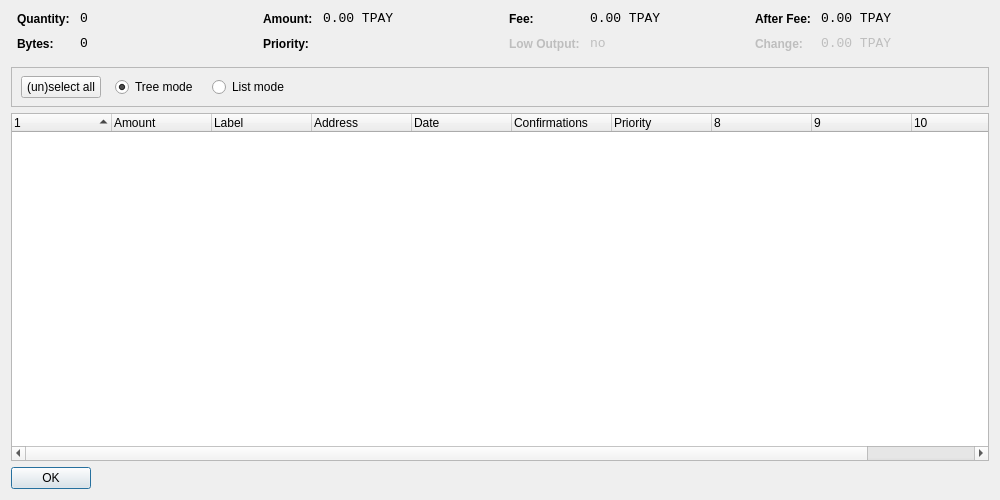
<?xml version="1.0" encoding="UTF-8"?>
<ui version="4.0">
 <class>CoinControlDialog</class>
 <widget class="QDialog" name="CoinControlDialog">
  <property name="geometry">
   <rect>
    <x>0</x>
    <y>0</y>
    <width>1000</width>
    <height>500</height>
   </rect>
  </property>
  <property name="windowTitle">
   <string>Coin Control</string>
  </property>
  <layout class="QVBoxLayout" name="verticalLayout">
   <item>
    <layout class="QHBoxLayout" name="horizontalLayoutTop" stretch="0,0,0,0">
     <property name="topMargin">
      <number>0</number>
     </property>
     <property name="bottomMargin">
      <number>10</number>
     </property>
     <item>
      <layout class="QFormLayout" name="formLayoutCoinControl1">
       <property name="horizontalSpacing">
        <number>10</number>
       </property>
       <property name="verticalSpacing">
        <number>10</number>
       </property>
       <property name="leftMargin">
        <number>6</number>
       </property>
       <property name="rightMargin">
        <number>6</number>
       </property>
       <item row="0" column="0">
        <widget class="QLabel" name="labelCoinControlQuantityText">
         <property name="styleSheet">
          <string notr="true">font-weight:bold;</string>
         </property>
         <property name="text">
          <string>Quantity:</string>
         </property>
        </widget>
       </item>
       <item row="0" column="1">
        <widget class="QLabel" name="labelCoinControlQuantity">
         <property name="font">
          <font>
           <family>Monospace</family>
           <pointsize>10</pointsize>
          </font>
         </property>
         <property name="cursor">
          <cursorShape>IBeamCursor</cursorShape>
         </property>
         <property name="contextMenuPolicy">
          <enum>Qt::ActionsContextMenu</enum>
         </property>
         <property name="text">
          <string notr="true">0</string>
         </property>
         <property name="textInteractionFlags">
          <set>Qt::LinksAccessibleByMouse|Qt::TextSelectableByKeyboard|Qt::TextSelectableByMouse</set>
         </property>
        </widget>
       </item>
       <item row="1" column="0">
        <widget class="QLabel" name="labelCoinControlBytesText">
         <property name="styleSheet">
          <string notr="true">font-weight:bold;</string>
         </property>
         <property name="text">
          <string>Bytes:</string>
         </property>
        </widget>
       </item>
       <item row="1" column="1">
        <widget class="QLabel" name="labelCoinControlBytes">
         <property name="font">
          <font>
           <family>Monospace</family>
           <pointsize>10</pointsize>
          </font>
         </property>
         <property name="cursor">
          <cursorShape>IBeamCursor</cursorShape>
         </property>
         <property name="contextMenuPolicy">
          <enum>Qt::ActionsContextMenu</enum>
         </property>
         <property name="text">
          <string notr="true">0</string>
         </property>
         <property name="textInteractionFlags">
          <set>Qt::LinksAccessibleByMouse|Qt::TextSelectableByKeyboard|Qt::TextSelectableByMouse</set>
         </property>
        </widget>
       </item>
      </layout>
     </item>
     <item>
      <layout class="QFormLayout" name="formLayoutCoinControl2">
       <property name="horizontalSpacing">
        <number>10</number>
       </property>
       <property name="verticalSpacing">
        <number>10</number>
       </property>
       <property name="leftMargin">
        <number>6</number>
       </property>
       <property name="rightMargin">
        <number>6</number>
       </property>
       <item row="0" column="0">
        <widget class="QLabel" name="labelCoinControlAmountText">
         <property name="styleSheet">
          <string notr="true">font-weight:bold;</string>
         </property>
         <property name="text">
          <string>Amount:</string>
         </property>
        </widget>
       </item>
       <item row="0" column="1">
        <widget class="QLabel" name="labelCoinControlAmount">
         <property name="font">
          <font>
           <family>Monospace</family>
           <pointsize>10</pointsize>
          </font>
         </property>
         <property name="cursor">
          <cursorShape>IBeamCursor</cursorShape>
         </property>
         <property name="contextMenuPolicy">
          <enum>Qt::ActionsContextMenu</enum>
         </property>
         <property name="text">
          <string notr="true">0.00 TPAY</string>
         </property>
         <property name="textInteractionFlags">
          <set>Qt::LinksAccessibleByMouse|Qt::TextSelectableByKeyboard|Qt::TextSelectableByMouse</set>
         </property>
        </widget>
       </item>
       <item row="1" column="0">
        <widget class="QLabel" name="labelCoinControlPriorityText">
         <property name="styleSheet">
          <string notr="true">font-weight:bold;</string>
         </property>
         <property name="text">
          <string>Priority:</string>
         </property>
        </widget>
       </item>
       <item row="1" column="1">
        <widget class="QLabel" name="labelCoinControlPriority">
         <property name="font">
          <font>
           <family>Monospace</family>
           <pointsize>10</pointsize>
          </font>
         </property>
         <property name="cursor">
          <cursorShape>IBeamCursor</cursorShape>
         </property>
         <property name="contextMenuPolicy">
          <enum>Qt::ActionsContextMenu</enum>
         </property>
         <property name="text">
          <string/>
         </property>
         <property name="textInteractionFlags">
          <set>Qt::LinksAccessibleByMouse|Qt::TextSelectableByKeyboard|Qt::TextSelectableByMouse</set>
         </property>
        </widget>
       </item>
      </layout>
     </item>
     <item>
      <layout class="QFormLayout" name="formLayoutCoinControl3">
       <property name="horizontalSpacing">
        <number>10</number>
       </property>
       <property name="verticalSpacing">
        <number>10</number>
       </property>
       <property name="leftMargin">
        <number>6</number>
       </property>
       <property name="rightMargin">
        <number>6</number>
       </property>
       <item row="0" column="0">
        <widget class="QLabel" name="labelCoinControlFeeText">
         <property name="styleSheet">
          <string notr="true">font-weight:bold;</string>
         </property>
         <property name="text">
          <string>Fee:</string>
         </property>
        </widget>
       </item>
       <item row="0" column="1">
        <widget class="QLabel" name="labelCoinControlFee">
         <property name="font">
          <font>
           <family>Monospace</family>
           <pointsize>10</pointsize>
          </font>
         </property>
         <property name="cursor">
          <cursorShape>IBeamCursor</cursorShape>
         </property>
         <property name="contextMenuPolicy">
          <enum>Qt::ActionsContextMenu</enum>
         </property>
         <property name="text">
          <string notr="true">0.00 TPAY</string>
         </property>
         <property name="textInteractionFlags">
          <set>Qt::LinksAccessibleByMouse|Qt::TextSelectableByKeyboard|Qt::TextSelectableByMouse</set>
         </property>
        </widget>
       </item>
       <item row="1" column="0">
        <widget class="QLabel" name="labelCoinControlLowOutputText">
         <property name="enabled">
          <bool>false</bool>
         </property>
         <property name="styleSheet">
          <string notr="true">font-weight:bold;</string>
         </property>
         <property name="text">
          <string>Low Output:</string>
         </property>
        </widget>
       </item>
       <item row="1" column="1">
        <widget class="QLabel" name="labelCoinControlLowOutput">
         <property name="enabled">
          <bool>false</bool>
         </property>
         <property name="font">
          <font>
           <family>Monospace</family>
           <pointsize>10</pointsize>
          </font>
         </property>
         <property name="cursor">
          <cursorShape>IBeamCursor</cursorShape>
         </property>
         <property name="contextMenuPolicy">
          <enum>Qt::ActionsContextMenu</enum>
         </property>
         <property name="text">
          <string notr="true">no</string>
         </property>
         <property name="textInteractionFlags">
          <set>Qt::LinksAccessibleByMouse|Qt::TextSelectableByKeyboard|Qt::TextSelectableByMouse</set>
         </property>
        </widget>
       </item>
      </layout>
     </item>
     <item>
      <layout class="QFormLayout" name="formLayoutCoinControl4">
       <property name="horizontalSpacing">
        <number>10</number>
       </property>
       <property name="verticalSpacing">
        <number>10</number>
       </property>
       <property name="leftMargin">
        <number>6</number>
       </property>
       <property name="rightMargin">
        <number>6</number>
       </property>
       <item row="0" column="0">
        <widget class="QLabel" name="labelCoinControlAfterFeeText">
         <property name="styleSheet">
          <string notr="true">font-weight:bold;</string>
         </property>
         <property name="text">
          <string>After Fee:</string>
         </property>
        </widget>
       </item>
       <item row="0" column="1">
        <widget class="QLabel" name="labelCoinControlAfterFee">
         <property name="font">
          <font>
           <family>Monospace</family>
           <pointsize>10</pointsize>
          </font>
         </property>
         <property name="cursor">
          <cursorShape>IBeamCursor</cursorShape>
         </property>
         <property name="contextMenuPolicy">
          <enum>Qt::ActionsContextMenu</enum>
         </property>
         <property name="text">
          <string notr="true">0.00 TPAY</string>
         </property>
         <property name="textInteractionFlags">
          <set>Qt::LinksAccessibleByMouse|Qt::TextSelectableByKeyboard|Qt::TextSelectableByMouse</set>
         </property>
        </widget>
       </item>
       <item row="1" column="0">
        <widget class="QLabel" name="labelCoinControlChangeText">
         <property name="enabled">
          <bool>false</bool>
         </property>
         <property name="styleSheet">
          <string notr="true">font-weight:bold;</string>
         </property>
         <property name="text">
          <string>Change:</string>
         </property>
        </widget>
       </item>
       <item row="1" column="1">
        <widget class="QLabel" name="labelCoinControlChange">
         <property name="enabled">
          <bool>false</bool>
         </property>
         <property name="font">
          <font>
           <family>Monospace</family>
           <pointsize>10</pointsize>
          </font>
         </property>
         <property name="cursor">
          <cursorShape>IBeamCursor</cursorShape>
         </property>
         <property name="contextMenuPolicy">
          <enum>Qt::ActionsContextMenu</enum>
         </property>
         <property name="text">
          <string notr="true">0.00 TPAY</string>
         </property>
         <property name="textInteractionFlags">
          <set>Qt::LinksAccessibleByMouse|Qt::TextSelectableByKeyboard|Qt::TextSelectableByMouse</set>
         </property>
        </widget>
       </item>
      </layout>
     </item>
    </layout>
   </item>
   <item>
    <widget class="QFrame" name="frame">
     <property name="minimumSize">
      <size>
       <width>0</width>
       <height>40</height>
      </size>
     </property>
     <property name="frameShape">
      <enum>QFrame::StyledPanel</enum>
     </property>
     <property name="frameShadow">
      <enum>QFrame::Sunken</enum>
     </property>
     <widget class="QWidget" name="horizontalLayoutWidget">
      <property name="geometry">
       <rect>
        <x>10</x>
        <y>0</y>
        <width>781</width>
        <height>41</height>
       </rect>
      </property>
      <layout class="QHBoxLayout" name="horizontalLayoutPanel" stretch="0,0,0,0,0">
       <property name="spacing">
        <number>14</number>
       </property>
       <item>
        <widget class="QPushButton" name="pushButtonSelectAll">
         <property name="sizePolicy">
          <sizepolicy hsizetype="Maximum" vsizetype="Fixed">
           <horstretch>0</horstretch>
           <verstretch>0</verstretch>
          </sizepolicy>
         </property>
         <property name="text">
          <string>(un)select all</string>
         </property>
        </widget>
       </item>
       <item>
        <widget class="QRadioButton" name="radioTreeMode">
         <property name="sizePolicy">
          <sizepolicy hsizetype="Maximum" vsizetype="Fixed">
           <horstretch>0</horstretch>
           <verstretch>0</verstretch>
          </sizepolicy>
         </property>
         <property name="text">
          <string>Tree mode</string>
         </property>
         <property name="checked">
          <bool>true</bool>
         </property>
        </widget>
       </item>
       <item>
        <widget class="QRadioButton" name="radioListMode">
         <property name="sizePolicy">
          <sizepolicy hsizetype="Maximum" vsizetype="Fixed">
           <horstretch>0</horstretch>
           <verstretch>0</verstretch>
          </sizepolicy>
         </property>
         <property name="text">
          <string>List mode</string>
         </property>
        </widget>
       </item>
       <item>
        <spacer name="horizontalSpacer">
         <property name="orientation">
          <enum>Qt::Horizontal</enum>
         </property>
         <property name="sizeHint" stdset="0">
          <size>
           <width>40</width>
           <height>20</height>
          </size>
         </property>
        </spacer>
       </item>
      </layout>
     </widget>
    </widget>
   </item>
   <item>
    <widget class="CoinControlTreeWidget" name="treeWidget">
     <property name="contextMenuPolicy">
      <enum>Qt::CustomContextMenu</enum>
     </property>
     <property name="sortingEnabled">
      <bool>false</bool>
     </property>
     <property name="columnCount">
      <number>11</number>
     </property>
     <attribute name="headerShowSortIndicator" stdset="0">
      <bool>true</bool>
     </attribute>
     <attribute name="headerStretchLastSection">
      <bool>false</bool>
     </attribute>
     <column>
      <property name="text">
       <string/>
      </property>
     </column>
     <column>
      <property name="text">
       <string>Amount</string>
      </property>
     </column>
     <column>
      <property name="text">
       <string>Label</string>
      </property>
     </column>
     <column>
      <property name="text">
       <string>Address</string>
      </property>
     </column>
     <column>
      <property name="text">
       <string>Date</string>
      </property>
     </column>
     <column>
      <property name="text">
       <string>Confirmations</string>
      </property>
      <property name="toolTip">
       <string>Confirmed</string>
      </property>
     </column>
     <column>
      <property name="text">
       <string>Priority</string>
      </property>
     </column>
     <column>
      <property name="text">
       <string/>
      </property>
     </column>
     <column>
      <property name="text">
       <string/>
      </property>
     </column>
     <column>
      <property name="text">
       <string/>
      </property>
     </column>
     <column>
      <property name="text">
       <string/>
      </property>
     </column>
    </widget>
   </item>
   <item>
    <widget class="QDialogButtonBox" name="buttonBox">
     <property name="sizePolicy">
      <sizepolicy hsizetype="Maximum" vsizetype="Fixed">
       <horstretch>0</horstretch>
       <verstretch>0</verstretch>
      </sizepolicy>
     </property>
     <property name="orientation">
      <enum>Qt::Horizontal</enum>
     </property>
     <property name="standardButtons">
      <set>QDialogButtonBox::Ok</set>
     </property>
    </widget>
   </item>
  </layout>
 </widget>
 <customwidgets>
  <customwidget>
   <class>CoinControlTreeWidget</class>
   <extends>QTreeWidget</extends>
   <header>coincontroltreewidget.h</header>
  </customwidget>
 </customwidgets>
 <resources/>
 <connections/>
</ui>
